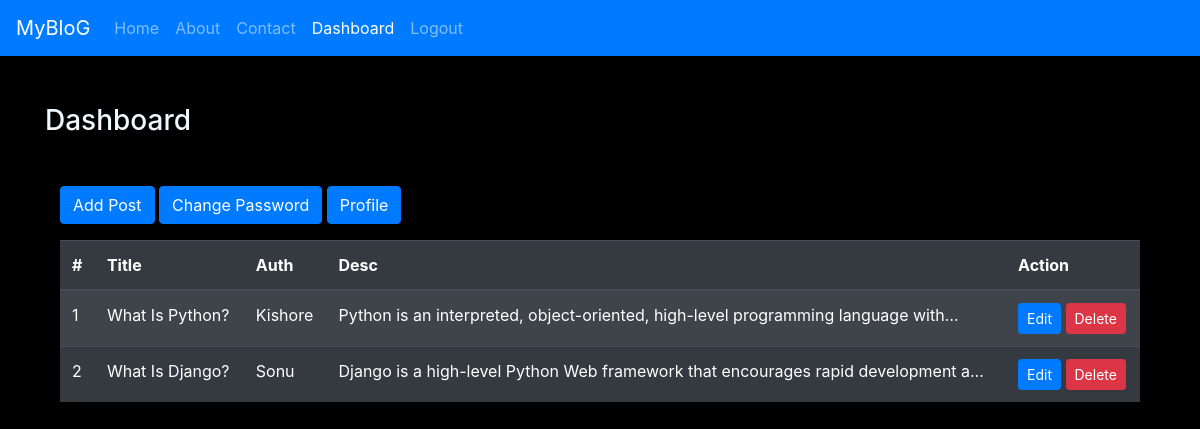
Screenshot of /Dashboard (signed in) with the database file from the repository.
### vlog/models.py (models this page shows)
class Post(models.Model):
    title = models.CharField(max_length=100)
    auth  = models.CharField(max_length=55)
    desc  = models.TextField()

### vlog/views.py (the view)
# urls.py: path('Dashboard',views.Profile,name="profile"),
def Profile(req):
    if req.user.is_authenticated:
        All_post = Post.objects.all()
        return render(req,'vlog/dashboard.htm',{"active":"profile","All_post":All_post})
    else:
        return HttpResponseRedirect('/Signin')

### vlog/templates/vlog/dashboard.htm (shortened to what this page needs)
{% extends 'vlog/base.htm' %}
{% block content %}
<div class="col-sm-12">
    <h3 class="my-5">Dashboard</h3>
     <div class="col-sm-12">
         <a href="{% url 'addpost'%}" class="btn btn-primary mb-3">Add Post</a>
         <a href="{% url 'ChnPwd'%}" class="btn btn-primary mb-3">Change Password</a>
         <a href="{% url 'CProfile'%}" class="btn btn-primary mb-3">Profile</a>
        <table class="table table-striped table-dark">
            <thead>
              <tr>
                <th scope="col">#</th>
                <th scope="col">Title</th>
                <th scope="col">Auth</th>
                <th scope="col">Desc</th>
                <th scope="col">Action</th>
              </tr>
            </thead>
            <tbody>
                {% if All_post %}
                {% for post in All_post %}
              <tr>
                <td scope="row">{{ forloop.counter }}</td>
                <td>{{post.title}}</td>
                <td>{{post.auth}}</td>
                <td>{{post.desc|truncatechars:80}}</td>
                <td>
                    <a class="btn btn-primary btn-sm" href="{% url 'editpost' post.id %}">Edit</a>
                    {% if request.user.is_superuser %}
                    <button class="btn btn-danger btn-sm" onclick="DelteRec('{{post.id}}')">Delete</button>
                    {% endif %}
                </td>
              </tr>
              {% endfor %}
              {% else %}
              <tr>
                  <td colspan="5">No Data Found..</td>
              </tr>
              {% endif %}
            </tbody>
          </table>
     </div>
</div>
{% endblock content %}

### vlog/templates/vlog/base.htm (style rules this page uses)
body { background-color: black; color: aliceblue; }

### rows the page displays
Post: title "What Is Python?", auth "Kishore", desc "Python is an interpreted, object-oriented, high-level programming language with…"
Post: title "What Is Django?", auth "Sonu", desc "Django is a high-level Python Web framework that encourages rapid development a…"
